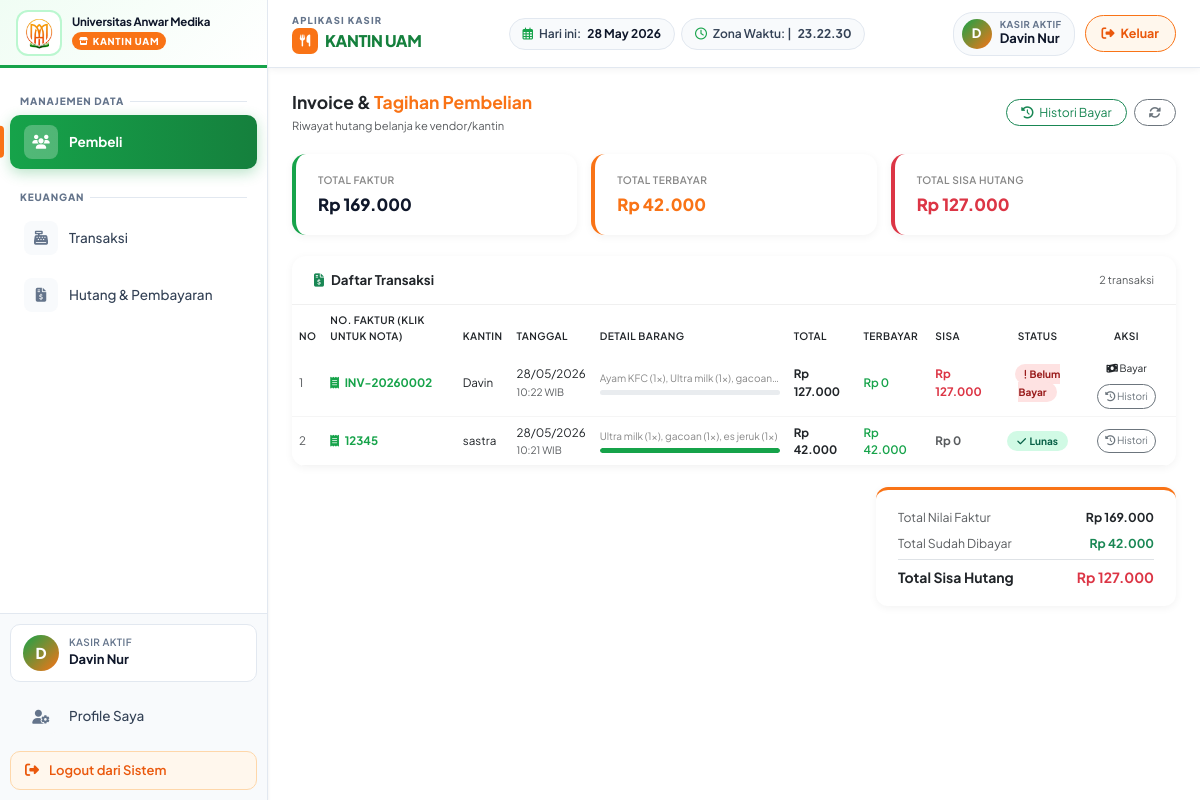
Screenshot of /piutang/piutang.php (signed in) with the database file from the repository.
### tables this page shows
CREATE TABLE `pembelian` (
  `id_beli` int NOT NULL,
  `no_faktur` varchar(100) NOT NULL,
  `tanggal_beli` datetime NOT NULL DEFAULT CURRENT_TIMESTAMP,
  `id_admin` int UNSIGNED NOT NULL,
  `id_vendor` int NOT NULL,
  `metode` varchar(50) DEFAULT NULL,
  `metode_pembayaran` varchar(20) DEFAULT NULL,
  `total_bayar` decimal(12,2) DEFAULT NULL,
  `dibayar` decimal(12,2) DEFAULT NULL,
  `sisa_hutang` decimal(12,2) DEFAULT NULL,
  `status` varchar(20) DEFAULT NULL,
  `foto_faktur` varchar(255) DEFAULT NULL
);

CREATE TABLE `vendor` (
  `id_vendor` int NOT NULL,
  `nama` varchar(300) NOT NULL
);

### piutang/piutang.php (the view, shortened to what this page needs)
<?php
require '../config/config.php';
$query = "SELECT
            p.id_beli,
            p.no_faktur,
            p.tanggal_beli,
            v.nama AS nama_kantin,
            IFNULL(SUM(db.jumlah * db.harga), 0) AS total_belanja,
            IFNULL((SELECT SUM(ph.nominal) FROM pembayaran_hutang ph WHERE ph.id_beli = p.id_beli), 0) AS total_terbayar,
            IFNULL(GROUP_CONCAT(CONCAT(pr.nama, ' (', db.jumlah, 'x)') ORDER BY db.id_detail SEPARATOR ', '), '-') AS detail_barang
          FROM pembelian p
          LEFT JOIN vendor v ON p.id_vendor = v.id_vendor
          LEFT JOIN detail_beli db ON p.id_beli = db.id_beli
          LEFT JOIN barang pr ON db.id_produk = pr.id -- <-- PERBAIKAN DI SINI
          GROUP BY p.id_beli
          ORDER BY p.tanggal_beli DESC";
$result   = mysqli_query($conn, $query);
$all_rows = mysqli_fetch_all($result, MYSQLI_ASSOC);
$grand_faktur   = 0;
$grand_terbayar = 0;
$grand_sisa     = 0;
foreach ($all_rows as $r) {
    $grand_faktur   += floatval($r['total_belanja']);
    $grand_terbayar += floatval($r['total_terbayar']);
    $grand_sisa     += max(0, floatval($r['total_belanja']) - floatval($r['total_terbayar']));
}
?>
<!DOCTYPE html>
<html lang="id">
<head>
    <link href="https://cdn.jsdelivr.net/npm/bootstrap@5.3.0/dist/css/bootstrap.min.css" rel="stylesheet">
    <link rel="stylesheet" href="https://cdnjs.cloudflare.com/ajax/libs/font-awesome/6.4.0/css/all.min.css">
</head>
<body>
<div class="wrapper-utama">
    <?php include '../assets/sidebar.php'; ?>
    <div class="area-konten-kanan">
        <?php include '../assets/navbar.php'; ?>
        <div class="main-scroll">
            <div class="d-flex justify-content-between align-items-center mb-4">
                <div>
                    <h5 class="fw-bold mb-1">Invoice & <span style="color:var(--orange);">Tagihan Pembelian</span></h5>
                    <p class="text-muted mb-0" style="font-size:0.8rem;">Riwayat hutang belanja ke vendor/kantin</p>
                </div>
                <div class="d-flex gap-2">
                    <a href="histori.php" class="btn btn-sm btn-outline-success rounded-pill px-3">
                        <i class="fas fa-history me-1"></i> Histori Bayar
                    </a>
                    <button class="btn btn-sm btn-outline-secondary rounded-pill px-3" onclick="location.reload()">
                        <i class="fas fa-sync-alt"></i>
                    </button>
                </div>
            </div>
            <div class="row g-3 mb-4">
                <div class="col-md-4">
                    <div class="stat-card">
                        <div class="stat-label">Total Faktur</div>
                        <div class="stat-value">Rp <?= number_format($grand_faktur, 0, ',', '.') ?></div>
                    </div>
                </div>
                <div class="col-md-4">
                    <div class="stat-card orange">
                        <div class="stat-label">Total Terbayar</div>
                        <div class="stat-value" style="color:var(--orange);">Rp <?= number_format($grand_terbayar, 0, ',', '.') ?></div>
                    </div>
                </div>
                <div class="col-md-4">
                    <div class="stat-card red">
                        <div class="stat-label">Total Sisa Hutang</div>
                        <div class="stat-value" style="color:#dc3545;">Rp <?= number_format($grand_sisa, 0, ',', '.') ?></div>
                    </div>
                </div>
            </div>
            <div class="table-card mb-4">
                <div class="table-card-header">
                    <h6 class="fw-bold mb-0" style="font-size:0.95rem;"><i class="fas fa-file-invoice-dollar me-2 text-success"></i>Daftar Transaksi</h6>
                    <span class="text-muted" style="font-size:0.78rem;"><?= count($all_rows) ?> transaksi</span>
                </div>
                <div class="table-responsive">
                    <table class="table mb-0">
                        <thead>
                            <tr>
                                <th>No</th>
                                <th>No. Faktur (Klik untuk Nota)</th>
                                <th>Kantin</th>
                                <th>Tanggal</th>
                                <th>Detail barang</th>
                                <th>Total</th>
                                <th>Terbayar</th>
                                <th>Sisa</th>
                                <th class="text-center">Status</th>
                                <th class="text-center">Aksi</th>
                            </tr>
                        </thead>
                        <tbody>
                        <?php if (empty($all_rows)): ?>
                            <tr><td colspan="10" class="text-center py-5 text-muted">
                                <i class="fas fa-inbox fa-3x d-block mb-3 opacity-25"></i>
                                Belum ada riwayat transaksi
                            </td></tr>
                        <?php else: ?>
                            <?php foreach ($all_rows as $i => $row):
                                $total    = floatval($row['total_belanja']);
                                $terbayar = floatval($row['total_terbayar']);
                                $sisa     = max(0, $total - $terbayar);
                                $persen   = $total > 0 ? min(100, ($terbayar / $total) * 100) : 0;
                                if ($total == 0)       $badge = '<span class="badge-belum">Kosong</span>';
                                elseif ($sisa <= 0)    $badge = '<span class="badge-lunas"><i class="fas fa-check me-1"></i>Lunas</span>';
                                elseif ($terbayar > 0) $badge = '<span class="badge-dicicil"><i class="fas fa-clock me-1"></i>Dicicil</span>';
                                else                   $badge = '<span class="badge-belum"><i class="fas fa-exclamation me-1"></i>Belum Bayar</span>';
                            ?>
                            <tr>
                                <td class="text-muted"><?= $i+1 ?></td>
                                <td>
                                    <span class="fw-bold faktur-link text-decoration-none"
                                          onclick="bukaNotaMengambang('<?= $row['id_beli'] ?>', '<?= htmlspecialchars($row['no_faktur']) ?>')">
                                        <i class="fas fa-receipt me-1"></i> <?= htmlspecialchars($row['no_faktur']) ?>
                                    </span>
                                </td>
                                <td><?= htmlspecialchars($row['nama_kantin'] ?? 'Kantin UAM') ?></td>
                                <td>
                                    <span class="d-block"><?= date('d/m/Y', strtotime($row['tanggal_beli'])) ?></span>
                                    <small class="text-muted"><?= date('H:i', strtotime($row['tanggal_beli'])) ?> WIB</small>
                                </td>
                                <td>
                                    <span class="detail-text" title="<?= htmlspecialchars($row['detail_barang']) ?>"><?= htmlspecialchars($row['detail_barang']) ?></span>
                                    <div class="progress-thin"><div style="width:<?= $persen ?>%"></div></div>
                                </td>
                                <td class="fw-bold">Rp <?= number_format($total, 0, ',', '.') ?></td>
                                <td style="color:var(--green);font-weight:600;">Rp <?= number_format($terbayar, 0, ',', '.') ?></td>
                                <td class="fw-bold <?= $sisa > 0 ? 'text-danger' : 'text-muted' ?>">Rp <?= number_format($sisa, 0, ',', '.') ?></td>
                                <td class="text-center"><?= $badge ?></td>
                                <td class="text-center">
                                    <div class="d-flex gap-1 justify-content-center flex-wrap">
                                        <?php if ($sisa > 0 && $total > 0): ?>
                                        <button class="btn btn-sm btn-orange rounded-pill px-2" style="font-size:0.72rem;"
                                                data-bs-toggle="modal" data-bs-target="#modalBayar<?= $row['id_beli'] ?>">
                                            <i class="fas fa-money-bill-wave"></i> Bayar
                                        </button>
                                        <?php endif; ?>
                                        <a href="histori.php?id_beli=<?= $row['id_beli'] ?>" class="btn btn-sm btn-outline-secondary rounded-pill px-2" style="font-size:0.72rem;">
                                            <i class="fas fa-history"></i> Histori
                                        </a>
                                    </div>
                                </td>
                            </tr>
                            <?php endforeach; ?>
                        <?php endif; ?>
                        </tbody>
                    </table>
                </div>
            </div>
            <div class="d-flex justify-content-end">
                <div class="summary-box">
                    <div class="d-flex justify-content-between mb-2 small">
                        <span class="text-muted">Total Nilai Faktur</span>
                        <span class="fw-bold">Rp <?= number_format($grand_faktur, 0, ',', '.') ?></span>
                    </div>
                    <div class="d-flex justify-content-between mb-2 small">
                        <span class="text-muted">Total Sudah Dibayar</span>
                        <span class="fw-bold text-success">Rp <?= number_format($grand_terbayar, 0, ',', '.') ?></span>
                    </div>
                    <div class="d-flex justify-content-between pt-2 border-top">
                        <span class="fw-bold">Total Sisa Hutang</span>
                        <span class="fw-bold text-danger" style="font-size:1rem;">Rp <?= number_format($grand_sisa, 0, ',', '.') ?></span>
                    </div>
                </div>
            </div>
        </div>
    </div>
</div>
</body>
</html>

### piutang/piutang.php (style rules this page uses)
:root { --green:#198754; --orange:#fd7e14; --black:#1a1a1a; --white:#ffffff; }
html,body { margin:0; padding:0; height:100vh; font-family:'Plus Jakarta Sans',sans-serif; background:#f5f6fa; font-size:14px; overflow:hidden; }
.wrapper-utama { display:flex; height:100vh; width:100vw; overflow:hidden; }
.area-konten-kanan { flex:1; display:flex; flex-direction:column; height:100vh; overflow:hidden; }
.main-scroll { flex:1; overflow-y:auto; padding:24px; }
.stat-card { background:var(--white); border-radius:14px; padding:18px 22px; border-left:4px solid var(--green); box-shadow:0 2px 8px rgba(0,0,0,0.05); }
.stat-card.orange { border-left-color:var(--orange); }
.stat-card.red { border-left-color:#dc3545; }
.stat-label { font-size:0.73rem; color:#888; font-weight:600; text-transform:uppercase; letter-spacing:0.4px; margin-bottom:4px; }
.stat-value { font-size:1.2rem; font-weight:800; color:var(--black); }
.table-card { background:var(--white); border-radius:14px; box-shadow:0 2px 8px rgba(0,0,0,0.05); overflow:hidden; }
.table-card-header { padding:16px 22px; border-bottom:1px solid #f0f0f0; display:flex; justify-content:space-between; align-items:center; }
table thead th { background:var(--black); color:var(--white); font-size:0.73rem; text-transform:uppercase; letter-spacing:0.4px; padding:12px 14px; border:none; font-weight:600; }
table tbody td { padding:13px 14px; vertical-align:middle; font-size:0.83rem; border-bottom:1px solid #f5f5f5; }
.badge-lunas { background:#d1fae5; color:#065f46; padding:4px 10px; border-radius:20px; font-size:0.72rem; font-weight:700; }
.badge-belum { background:#fee2e2; color:#991b1b; padding:4px 10px; border-radius:20px; font-size:0.72rem; font-weight:700; }
.progress-thin { height:5px; border-radius:10px; background:#e9ecef; margin-top:4px; overflow:hidden; }
.progress-thin div { height:100%; border-radius:10px; background:var(--green); }
.detail-text { font-size:0.72rem; color:#888; max-width:180px; display:block; white-space:nowrap; overflow:hidden; text-overflow:ellipsis; }
.btn-orange { background:var(--orange); color:white; border:none; font-weight:700; }
.summary-box { background:var(--white); border-radius:12px; padding:18px 22px; box-shadow:0 2px 8px rgba(0,0,0,0.05); border-top:3px solid var(--orange); min-width:300px; }
.faktur-link { color: var(--green); transition: all 0.2s; cursor: pointer; }

### assets/sidebar.php (style rules this page uses)
:root { --orange: #f97316; --orange-dark: #ea580c; --orange-soft: #fff7ed; --green: #16a34a; --green-dark: #15803d; --green-soft: #f0fdf4; --green-mid: #bbf7d0; --white: #ffffff; --black: #0f172a; --gray: #64748b; --light-bg: #f8fafc; --border: #e2e8f0; --sidebar-w: 268px; --nav-h: 68px; --font: 'Plus Jakarta Sans', sans-serif; --radius: 10px; --transition: 0.18s ease; }
* { font-family: var(--font); }

### assets/navbar.php (style rules this page uses)
:root { --orange: #f97316; --orange-dark: #ea580c; --orange-soft: #fff7ed; --green: #16a34a; --green-dark: #15803d; --white: #ffffff; --black: #0f172a; --gray: #64748b; --light-bg: #f8fafc; --border: #e2e8f0; --nav-h: 68px; --font: 'Plus Jakarta Sans', sans-serif; --transition: 0.18s ease; }
* { font-family: var(--font); }

### rows the page displays
pembelian: no_faktur "INV-20260002", id_vendor.nama "Davin", tanggal_beli "28/05/2026", tanggal_beli "10:22", detail_barang "Ayam KFC (1x), Ultra milk (1x), gacoan…", total "127.000", terbayar "0", sisa "127.000", shows "Belum Bayar"
pembelian: no_faktur "12345", id_vendor.nama "sastra", tanggal_beli "28/05/2026", tanggal_beli "10:21", detail_barang "Ultra milk (1x), gacoan (1x), es jeruk (1x)", $persen 100 (drawn), total "42.000", terbayar "42.000", sisa "0", shows "Lunas"

### other values shown
$inisial_sidebar "D"
$_SESSION['currentUser']['namarole'] "KASIR"
$nama_petugas "Davin Nur"
$inisial_navbar "D"
$_SESSION['namarole'] "KASIR"
$grand_faktur "169.000"
$grand_terbayar "42.000"
$grand_sisa "127.000"
count($all_rows) "2"
